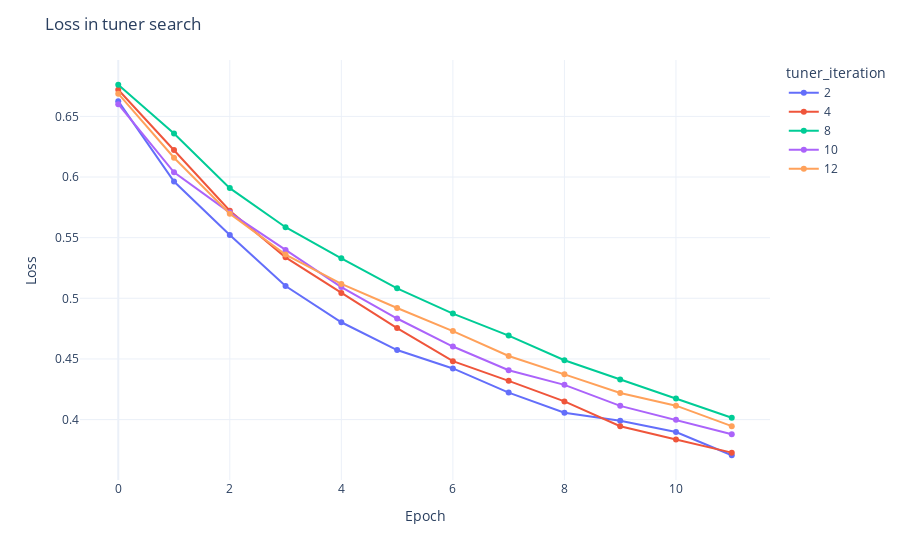

Notebook source saved alongside this figure:
### Code cell
import plotly.express as px

loss_figure = px.line(best_dataframe, x="epoch", y=["loss"], color="tuner_iteration", template="plotly_white",
                      markers=True)
loss_figure.update_layout(title="Loss in tuner search", xaxis_title="Epoch", yaxis_title="Loss")

### Figure 1 — Plotly figure (JSON) as saved in the notebook; plotly's stock layout.template omitted (floating-point values rounded to 4 significant figures)
{"data": [{"hovertemplate": "tuner_iteration=2<br>variable=loss<br>epoch=%{x}<br>value=%{y}<extra></extra>", "legendgroup": "2", "line": {"color": "#636efa", "dash": "solid"}, "marker": {"symbol": "circle"}, "mode": "lines+markers", "name": "2", "orientation": "v", "showlegend": true, "x": [0, 1, 2, 3, 4, 5, 6, 7, 8, 9, 10, 11], "xaxis": "x", "y": [0.6626, 0.5963, 0.5522, 0.5102, 0.4803, 0.4574, 0.4422, 0.4223, 0.4057, 0.3991, 0.3898, 0.3706], "yaxis": "y", "type": "scatter"}, {"hovertemplate": "tuner_iteration=4<br>variable=loss<br>epoch=%{x}<br>value=%{y}<extra></extra>", "legendgroup": "4", "line": {"color": "#EF553B", "dash": "solid"}, "marker": {"symbol": "circle"}, "mode": "lines+markers", "name": "4", "orientation": "v", "showlegend": true, "x": [0, 1, 2, 3, 4, 5, 6, 7, 8, 9, 10, 11], "xaxis": "x", "y": [0.672, 0.6223, 0.5722, 0.5338, 0.5043, 0.4755, 0.4482, 0.432, 0.415, 0.3945, 0.3836, 0.3728], "yaxis": "y", "type": "scatter"}, {"hovertemplate": "tuner_iteration=8<br>variable=loss<br>epoch=%{x}<br>value=%{y}<extra></extra>", "legendgroup": "8", "line": {"color": "#00cc96", "dash": "solid"}, "marker": {"symbol": "circle"}, "mode": "lines+markers", "name": "8", "orientation": "v", "showlegend": true, "x": [0, 1, 2, 3, 4, 5, 6, 7, 8, 9, 10, 11], "xaxis": "x", "y": [0.6761, 0.6358, 0.5909, 0.5586, 0.533, 0.5082, 0.4874, 0.4692, 0.4489, 0.4331, 0.4174, 0.4016], "yaxis": "y", "type": "scatter"}, {"hovertemplate": "tuner_iteration=10<br>variable=loss<br>epoch=%{x}<br>value=%{y}<extra></extra>", "legendgroup": "10", "line": {"color": "#ab63fa", "dash": "solid"}, "marker": {"symbol": "circle"}, "mode": "lines+markers", "name": "10", "orientation": "v", "showlegend": true, "x": [0, 1, 2, 3, 4, 5, 6, 7, 8, 9, 10, 11], "xaxis": "x", "y": [0.66, 0.6039, 0.5707, 0.5398, 0.5093, 0.4834, 0.4602, 0.4407, 0.4286, 0.4113, 0.3998, 0.388], "yaxis": "y", "type": "scatter"}, {"hovertemplate": "tuner_iteration=12<br>variable=loss<br>epoch=%{x}<br>value=%{y}<extra></extra>", "legendgroup": "12", "line": {"color": "#FFA15A", "dash": "solid"}, "marker": {"symbol": "circle"}, "mode": "lines+markers", "name": "12", "orientation": "v", "showlegend": true, "x": [0, 1, 2, 3, 4, 5, 6, 7, 8, 9, 10, 11], "xaxis": "x", "y": [0.6687, 0.6159, 0.5697, 0.536, 0.5119, 0.492, 0.473, 0.4524, 0.4373, 0.4219, 0.4115, 0.3946], "yaxis": "y", "type": "scatter"}], "layout": {"xaxis": {"anchor": "y", "domain": [0.0, 1.0], "title": {"text": "Epoch"}}, "yaxis": {"anchor": "x", "domain": [0.0, 1.0], "title": {"text": "Loss"}}, "legend": {"title": {"text": "tuner_iteration"}, "tracegroupgap": 0}, "margin": {"t": 60}, "title": {"text": "Loss in tuner search"}}}
